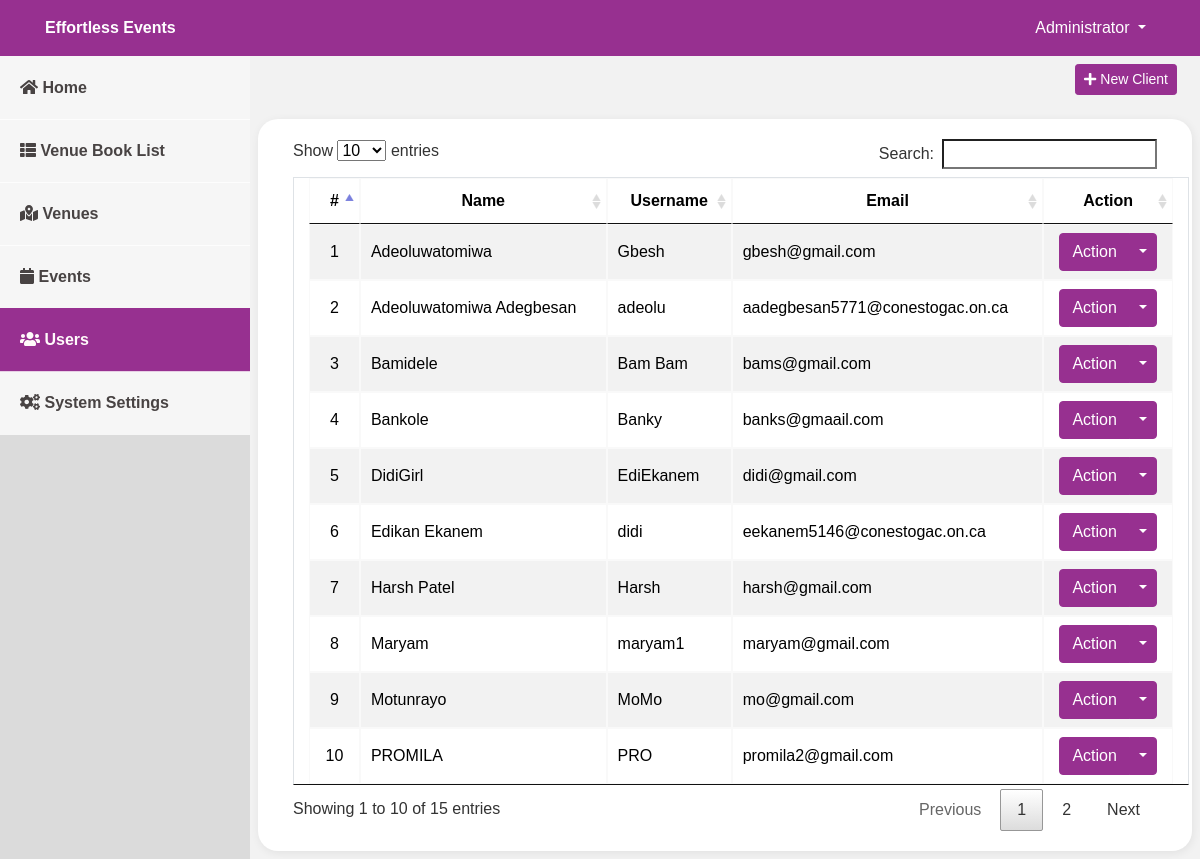
Page /admin/index.php?page=users (signed in) on the committed database.
### tables this page shows
CREATE TABLE `clients` (
  `id` int(8) NOT NULL,
  `name` varchar(40) NOT NULL,
  `username` varchar(40) NOT NULL,
  `email` varchar(40) NOT NULL,
  `password` text NOT NULL
);

### admin/users.php (the view, shortened to what this page needs)
<?php
include 'db_connect.php';
?>
<div class="container-fluid">
    <div class="row">
        <div class="col-lg-12">
            <button class="btn btn-theme float-right btn-sm" id="new_client"><i class="fa fa-plus"></i> New Client</button>
        </div>
    </div>
    <br>
    <div class="row">
        <div class="card col-lg-12">
            <div class="card-body">
                <table class="table-striped table-bordered col-md-12" id="clientTable">
                    <thead>
                        <tr>
                            <th class="text-center">#</th>
                            <th class="text-center">Name</th>
                            <th class="text-center">Username</th>
                            <th class="text-center">Email</th>
                            <th class="text-center">Action</th>
                        </tr>
                    </thead>
                    <tbody>
                        <?php
                        $clients = $conn->query("SELECT * FROM clients ORDER BY name ASC");
                        $i = 1;
                        while ($row = $clients->fetch_assoc()):
                        ?>
                        <tr>
                            <td class="text-center"><?php echo $i++ ?></td>
                            <td><?php echo ucwords($row['name']) ?></td>
                            <td><?php echo $row['username'] ?></td>
                            <td><?php echo $row['email'] ?></td>
                            <td class="text-center">
                                <div class="btn-group">
                                    <button type="button" class="btn btn-theme">Action</button>
                                    <button type="button" class="btn btn-theme dropdown-toggle dropdown-toggle-split" data-toggle="dropdown" aria-haspopup="true" aria-expanded="false">
                                    </button>
                                </div>
                            </td>
                        </tr>
                        <?php endwhile; ?>
                    </tbody>
                </table>
            </div>
        </div>
    </div>
</div>

### admin/assets/css/style.css (style rules this page uses)
body { font-family: "Montserrat", sans-serif; color: #000; width: 100%; height: calc(100%); }
.card { box-shadow: 1px 2px 10px #00000012;border: none;border-radius: 20px; }
.btn-theme { background-color: #973090;border-color: #973090;color: #fff; }
.table-bordered td, .table-bordered th { border: 1px solid #f9f9f9; }

### admin/index.php (style rules this page uses)
body { background: #f2f2f2; }

### rows in the picture
clients: name "Adeoluwatomiwa", username "Gbesh", email "gbesh@gmail.com"
clients: name "Adeoluwatomiwa Adegbesan", username "adeolu", email "aadegbesan5771@conestogac.on.ca"
clients: name "Bamidele", username "Bam Bam", email "bams@gmail.com"
clients: name "Bankole", username "Banky", email "banks@gmaail.com"
clients: name "DidiGirl", username "EdiEkanem", email "didi@gmail.com"
clients: name "Edikan Ekanem", username "didi", email "eekanem5146@conestogac.on.ca"
clients: name "Harsh Patel", username "Harsh", email "harsh@gmail.com"
clients: name "Maryam", username "maryam1", email "maryam@gmail.com"
clients: name "Motunrayo", username "MoMo", email "mo@gmail.com"
clients: name "PROMILA", username "PRO", email "promila2@gmail.com"

### other values in the picture
$_SESSION['system']['name'] "Effortless Events"
$_SESSION['login_name'] "Administrator"
